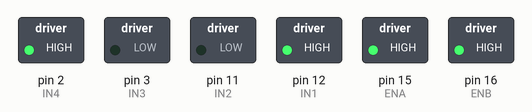
The sketch below on a simulated Arduino Uno, built with avr-gcc and run on an emulated ATmega328P. Parts: switched loads named in the sketch (green lamp = pin HIGH).

Above: at 0.1 s.
Timing chart, 0 to 1.6 s (numbered marks = the images above):
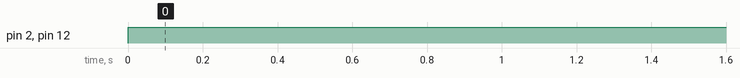

The sketch:

Move_Forward_10s.ino
```cpp
// Input pins to drive the motors
const byte IN1 = 12;
const byte IN2 = 11;
const byte IN3 = 3;
const byte IN4 = 2;

// Motor enable pins
const byte ENA = 15; // marked as pin A1 on the Arduino
const byte ENB = 16; // marked as pin A2 on the Arduino

// Variables related to motor run duration
unsigned long startTime = 0;
const word DURATION = 10000; // 10 * 1000

void setup()
{
  pinMode(IN1, OUTPUT);
  pinMode(IN2, OUTPUT);
  pinMode(IN3, OUTPUT);
  pinMode(IN4, OUTPUT);
  pinMode(ENA, OUTPUT);
  pinMode(ENB, OUTPUT);

  digitalWrite(ENA, HIGH);
  digitalWrite(ENB, HIGH);

  // Record start time
  startTime = millis();
}

void loop()
{
  // Only move if elapsed time is less than 10s
  if ((millis() - startTime) < DURATION) {
    digitalWrite(IN1, HIGH);
    digitalWrite(IN2, LOW);
    digitalWrite(IN3, LOW);
    digitalWrite(IN4, HIGH);
  } else {
    digitalWrite(IN1, HIGH);
    digitalWrite(IN2, LOW);
    digitalWrite(IN3, LOW);
    digitalWrite(IN4, HIGH);
  }
}
```

Measured:
- by itself, pin 2 (IN4), pin 12 (IN1): LOW → HIGH at 0.00 s
